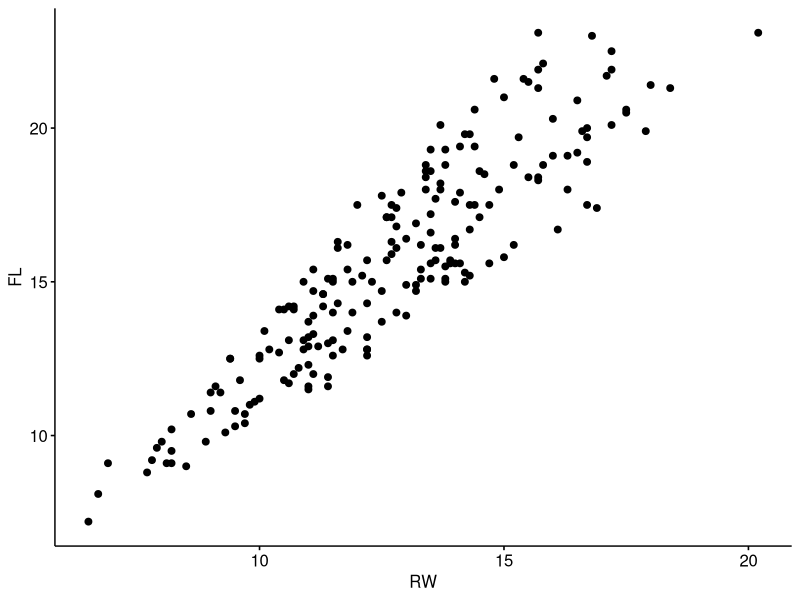
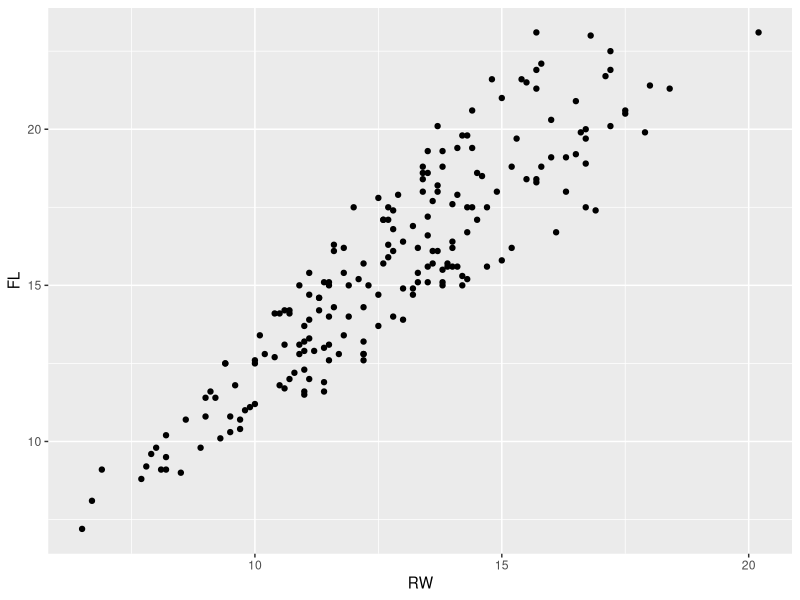

Reproduce these figures in R, in order.
## ---- chunk 1
library(ggpubr)
library(MASS)
## ---- chunk 2
ggscatter(data = crabs,y = "FL", x = "RW") # use quotes!
## ---- chunk 3
#load cowplot
library(cowplot)

#make the graph
qplot(data = crabs, y = FL, x = RW)
